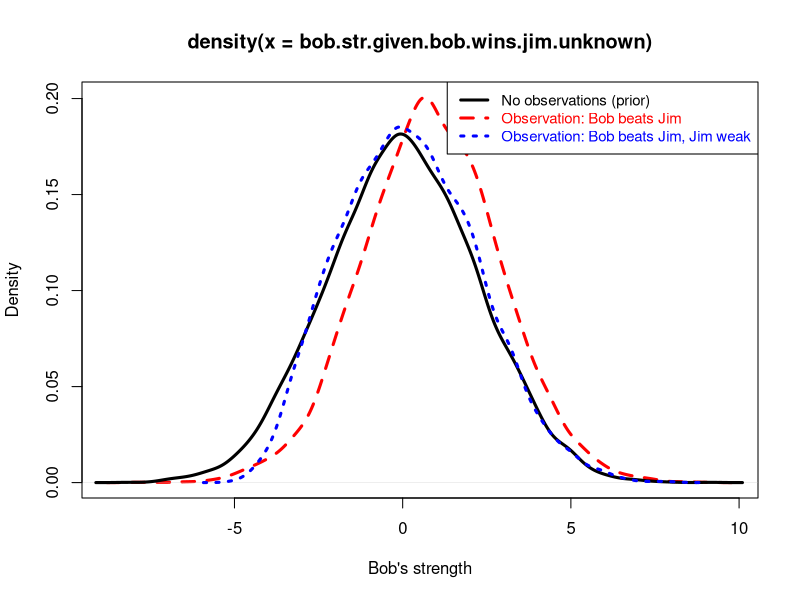
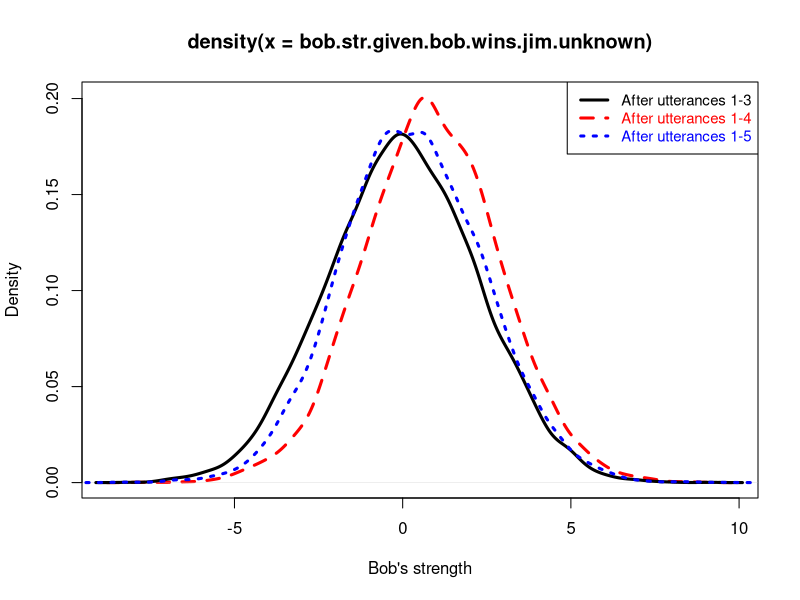

R code for these plots, in order: (Note: a time limit stopped this script after it produced the figures.)
#explaining away, non-linguistic
# workaround since Church too slow:

num.players = 12

# bob prior
num.sims = 10000
bob.str.prior = rep(NA, num.sims)
for (i in 1:10000) {
	male.str = rnorm(1, 0, 2)
	female.str = rnorm(1, 0, 2)
	bob.gender.str = sample(c(male.str, female.str), 1)
	bob.str = rnorm(1, bob.gender.str, 1)
	bob.str.prior[i] = bob.str
}

# non-ling-version: jim.str unknown
num.sims = 10000
num.accepted = 0
bob.str.given.bob.wins.jim.unknown = rep(NA, num.sims)
while (num.accepted < num.sims) {
	male.str = rnorm(1, 0, 2)
	female.str = rnorm(1, 0, 2)
	player.gender.strengths = sample(c(male.str, female.str), num.players, replace=T)
	player.strengths = rep(NA, num.players)
	for (i in 1:num.players) {
		player.strengths[i] = rnorm(1, player.gender.strengths[i], 1)
	}
	bob.str = player.strengths[1]
	jim.str = player.strengths[2]
	bob.pulling = bob.str + rnorm(1, 0, .5)
	jim.pulling = jim.str + rnorm(1, 0, .5)
	if (bob.pulling > jim.pulling) {
		num.accepted = num.accepted + 1
		bob.str.given.bob.wins.jim.unknown[num.accepted] = bob.str 
	}
}

# non-ling-version: jim.str fixed, jim very weak
num.sims = 10000
num.accepted = 0
bob.str.given.jim.minus.3 = rep(NA, num.sims)
while (num.accepted < num.sims) {
	male.str = rnorm(1, 0, 2)
	female.str = rnorm(1, 0, 2)
	player.gender.strengths = sample(c(male.str, female.str), num.players, replace=T)
	player.strengths = rep(NA, num.players)
	for (i in 1:num.players) {
		player.strengths[i] = rnorm(1, player.gender.strengths[i], 1)
	}
	player.strengths[2] = -4
	bob.str = player.strengths[1]
	jim.str = player.strengths[2]
	bob.pulling = bob.str + rnorm(1, 0, .5)
	jim.pulling = jim.str + rnorm(1, 0, .5)
	if (bob.pulling > jim.pulling) {
		num.accepted = num.accepted + 1
		bob.str.given.jim.minus.3[num.accepted] = bob.str 
	}
}
plot(density(bob.str.given.bob.wins.jim.unknown), col='red', lwd=3, lty=2, xlab="Bob's strength")
lines(density(bob.str.prior), col='black', lwd=3, lty=1)
lines(density(bob.str.given.jim.minus.3), col='blue', lwd=3, lty=3)
legend('topright', c("No observations (prior)", "Observation: Bob beats Jim", "Observation: Bob beats Jim, Jim weak"), lty=c(1, 2, 3), lwd=3, cex=.9, col=c('black', 'red', 'blue'), text.col=c('black', 'red', 'blue'))

# ling version - jim weak condition differs:
num.sims = 10000
num.accepted = 0
bob.str.given.jim.weakest = rep(NA, num.sims)
while (num.accepted < num.sims) {
	male.str = rnorm(1, 0, 2)
	female.str = rnorm(1, 0, 2)
	player.gender.strengths = sample(c(male.str, female.str), num.players, replace=T)
	player.strengths = rep(NA, num.players)
	for (i in 1:num.players) {
		player.strengths[i] = rnorm(1, player.gender.strengths[i], 1)
	}
	bob.str = player.strengths[1]
	jim.str = player.strengths[2]
	bob.pulling = bob.str + rnorm(1, 0, .5)
	jim.pulling = jim.str + rnorm(1, 0, .5)
	if (jim.str == min(player.strengths) && bob.pulling > jim.pulling) {
		num.accepted = num.accepted + 1
		bob.str.given.jim.weakest[num.accepted] = bob.str 
	}
}
plot(density(bob.str.given.bob.wins.jim.unknown), col='red', lty=2, lwd=3, xlab="Bob's strength")
lines(density(bob.str.prior), col='black', lty=1, lwd=3)
lines(density(bob.str.given.jim.weakest), col='blue', lty=3, lwd=3)
legend('topright', c("After utterances 1-3", 'After utterances 1-4', 'After utterances 1-5'), lty=c(1, 2, 3), lwd=3, cex=.9, col=c('black', 'red', 'blue'), text.col=c('black', 'red', 'blue'))

# quantifier scope ambiguity
n.sims = 10000
num.matches = 4
num.players = 12
results = matrix(0, nrow=(num.players/2), ncol=2, dimnames=list(paste("team.size=", 1:(num.players/2), sep=''), c("S-wide", "O-wide")))
for (team.size in 2:(num.players/2)) {
  num.accepted = 0
  while (num.accepted < n.sims) {
    reading = sample(c("S-wide", "O-wide"), 1)
    if (reading == "S-wide") {
      num.teams = (num.players - (num.players %% team.size)) / team.size
      players.random = sample(1:12, 12, replace=F)
      matches = unique(as.vector(sapply(1:num.matches, FUN=function(i) {return(sample(1:num.teams, 2, replace=F))})))
      played = c()
      for (i in 1:length(matches)) {
        played = c(played, players.random[matches[i]:(matches[i]+team.size-1)])
      }
      if (length(played) == num.players) { 
  # TCs of subject wide scope reading of "every player played in some match"
        num.accepted = num.accepted + 1
        results[team.size, 1] = results[team.size, 1] + 1
      }
    } else if (reading == "O-wide" && team.size*2 == num.players) {
      # TCs of object wide scope reading of "every player played in some match"
        num.accepted = num.accepted + 1
        results[team.size, 2] = results[team.size, 2] + 1
    } 
  }
}

# 
g.mean = rnorm(100000, 0, 2)
str = sapply(g.mean, FUN=function(x){return(rnorm(1, x, 1))})
plot(density(str))
curve(dnorm(x, 0, 2.25), add=T, col='red')

# Pat's gender
accepted = 0
n.sims = 300
results = rep(NA, n.sims)
approx.equal = function(v1,v2) {return(all(sapply(1:length(v1), 
                                                 FUN=function(i) {
                                                   return(abs(v1[i] - v2[i]) < .2)})))}
observed.strengths = c(-1.1, .5, -.3, .7)
while (accepted < n.sims) {
  gender.str = rnorm(2, 0, 2)
  genders = c(1, 2, 1, sample(c(1,2), 1)) # 1='m', 2 = 'f'
  # positions: bob = -1.1, jane = .5, jim = -.3, pat = .7
  simulated.strengths = sapply(genders, function(g) {
    return(rnorm(1, gender.str[g], 1))
    })
  if (approx.equal(observed.strengths, simulated.strengths)) {
    accepted = accepted + 1
    results[accepted] = genders[4]
  }
}
